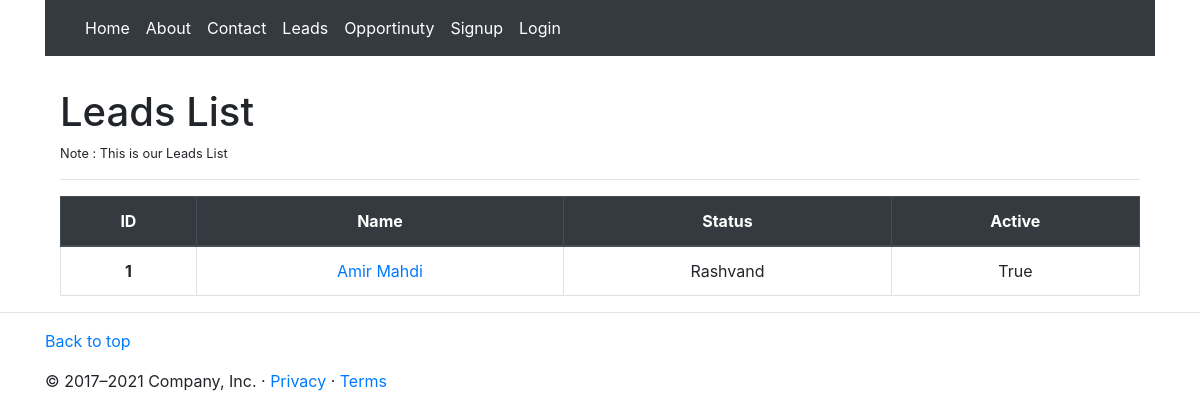
The app's page /contact/, older data.
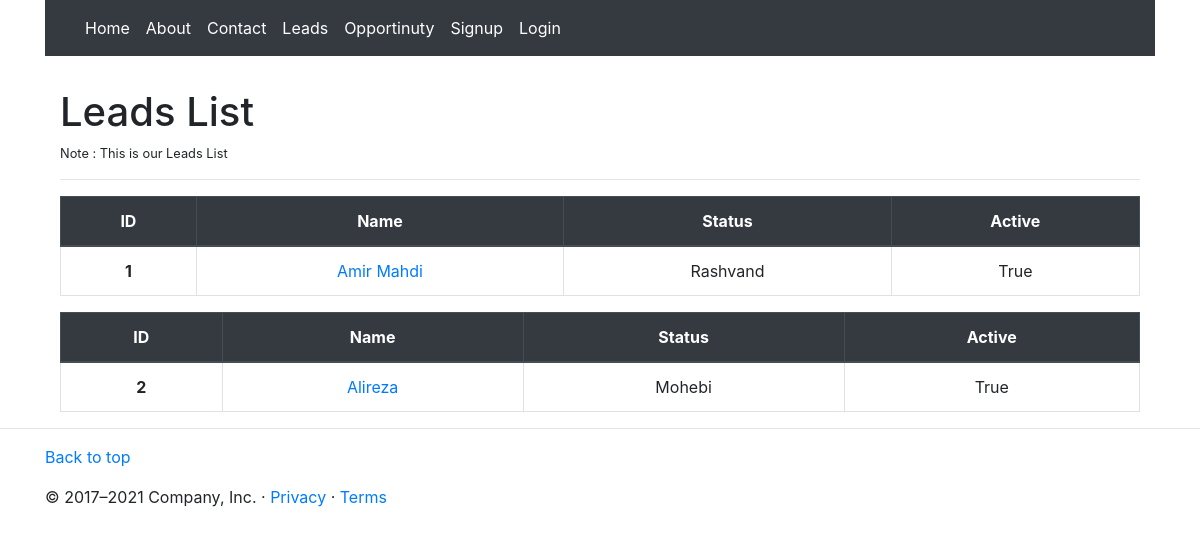
The same page, newer data.
### Contact/models.py (models this page shows, shortened)
class Contact(models.Model):
    first_name = models.CharField("First name", max_length=255)
    last_name = models.CharField("Last name", max_length=255)
    account = models.ForeignKey(Account, related_name='lead_account_contacts', on_delete=models.CASCADE, blank=True, null=True)
    email = models.EmailField()
    phone = models.CharField(max_length=20)
    address = models.TextField(blank=True, null=True)
    description = models.TextField(blank=True, null=True)
    createdBy = models.ForeignKey(User, on_delete=models.CASCADE,related_name='contact_created_by',)
    createdOn = models.DateTimeField("Created on", auto_now_add=True)
    isActive = models.BooleanField(default=False)

### Contact/views.py (the view)
# urls.py: path('', ContactListView.as_view(), name='list'),
class ContactListView(ListView):
    queryset = Contact.objects.all()
    context_object_name = 'contacts'
    template_name = 'contact/list.html'

### Contact/templates/contact/list.html (shortened to what this page needs)
{% extends 'base.html' %}
{% block content %}
<div class="container">
<h1 class="h1 mt-3 pt-3">Leads List </h1>
<p class="small p">Note : This is our Leads List</p>
<small><hr></small>
{% for c in contacts %}
<table class="table table-bordered text-center">
<thead class="thead-dark">
  <tr>
    <th scope="col">ID</th>
    <th scope="col">Name</th>
    <th scope="col">Status</th>
    <th scope="col">Active</th>
  </tr>
</thead>
<tbody>
  <tr>
    <th scope="row">{{c.id}}</th>
    <td><a href="{% url 'contact:detail' c.pk %}">{{c.first_name}} </a></td>
    <td>{{c.last_name}}</td>
    <td>{{ c.isActive }}</td>
  </tr>
</tbody>
{% endfor %}
</table>
</div>
{% endblock %}

Row changes from the older to the newer data that the page shows:
added Contact: id "2", first_name "Alireza", last_name "Mohebi", isActive "True"
